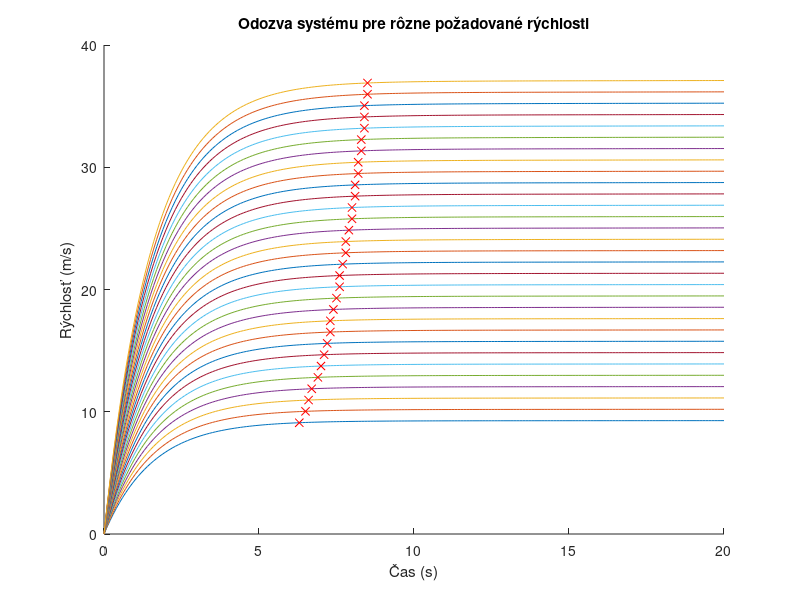
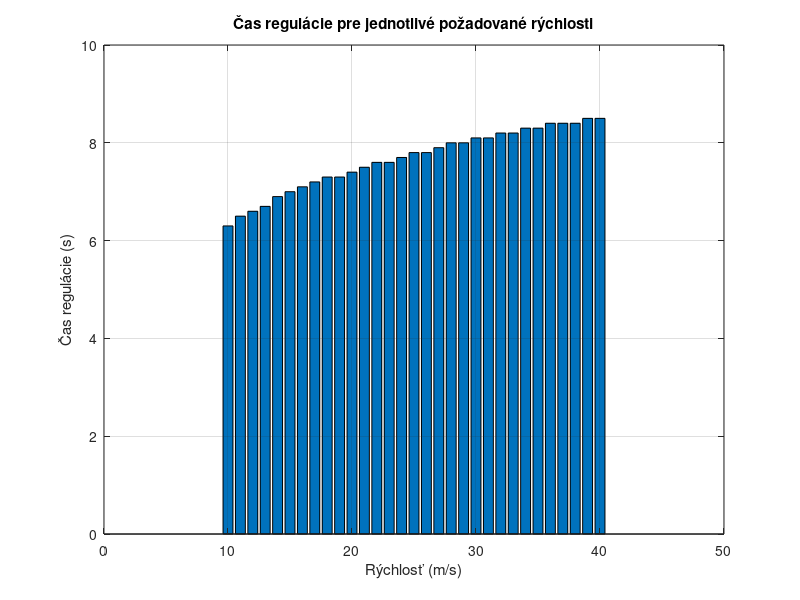
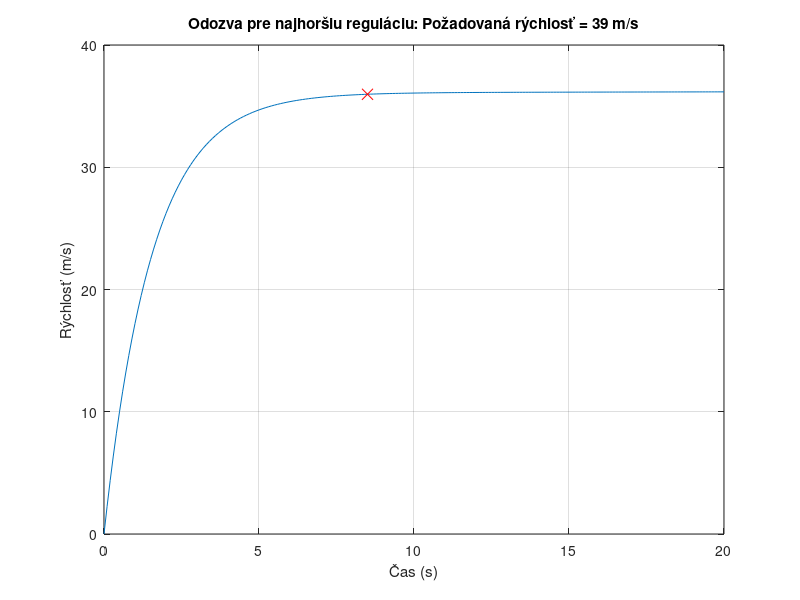

Write the MATLAB code that produced these figures, in order.
close all;

% Zakladne parametre
m = 1000;  % hmotnosť vozidla v kg
b = 50;    % koeficient odporu (sila trenia/odporu)
pozadovane_rychlosti = 10:1:40;  % požadované rýchlosti vozidla 

% Časový interval simulácie
t = 0:0.1:20;  

% Prevodová funkcia systému
s = tf('s');  
P_cruise = 1/(m * s + b);  % Tempomat

% Hodnoty pre PI regulátor
Kp = 600;  
Ki = 1;
C = pid(Kp, Ki);  

% Uzavretá slučka s PI regulátorom a systémom tempomatu
uzavreta_slucka = feedback(C * P_cruise, 1);  

% Tolerancia pre stabilitu
tolerancia = 0.01;  % povolená zmena hodnoty odozvy pre dosiahnutie stability

% Výpočet času regulácie pre jednotlivé rýchlosti
cas_regulacie = zeros(size(pozadovane_rychlosti));
najdlhsie_cas_regulacie = 0;
index_najhorsia_rychlost = 0;

% Graf odozvy pre každú požadovanú rýchlosť
figure;
hold on;
title('Odozva systému pre rôzne požadované rýchlosti');
xlabel('Čas (s)');
ylabel('Rýchlosť (m/s)');

for i = 1:length(pozadovane_rychlosti)
    r = pozadovane_rychlosti(i);  
    [odozva, cas_odozvy] = step(r * uzavreta_slucka, t);  % Odozva systému 

    % Rozdiely medzi po sebe idúcimi hodnotami odozvy
    rozdiely_odozvy = abs(diff(odozva));
    
    % Prvý index, kde odozva vstúpi a zostane v tolerančnom pásme
    index = find(rozdiely_odozvy < tolerancia, 1, 'first');
    
    % Overenie, či odozva zostáva v rámci malých rozdielov až do konca simulácie
    if ~isempty(index) && all(rozdiely_odozvy(index:end) < tolerancia)
        cas_regulacie(i) = cas_odozvy(index); 
    end

    % Plot odozvy pre danú rýchlosť
    plot(cas_odozvy, odozva, 'DisplayName', sprintf('Požadovaná rýchlosť = %d m/s', r));
    
    % čas regulácie na grafe
    if ~isnan(cas_regulacie(i))
        plot(cas_regulacie(i), odozva(index), 'rx');  
    end
    
    % Záznam najhoršej (najdlhšej) odozvy
    if cas_regulacie(i) > najdlhsie_cas_regulacie
        najdlhsie_cas_regulacie = cas_regulacie(i);
        index_najhorsia_rychlost = i;
    end
end

hold off;

% Graf regulácie pre jednotlivé rýchlosti
figure;
bar(pozadovane_rychlosti, cas_regulacie);
title('Čas regulácie pre jednotlivé požadované rýchlosti');
xlabel('Rýchlosť (m/s)');
ylabel('Čas regulácie (s)');
grid on;

% Graf najhoršej odozvy 
figure;
r_najhorsie = pozadovane_rychlosti(index_najhorsia_rychlost);  
[odozva_najhorsie, cas_odozvy_najhorsie] = step(r_najhorsie * uzavreta_slucka, t);

plot(cas_odozvy_najhorsie, odozva_najhorsie);
title(sprintf('Odozva pre najhoršiu reguláciu: Požadovaná rýchlosť = %d m/s', r_najhorsie));
xlabel('Čas (s)');
ylabel('Rýchlosť (m/s)');
grid on;

% Označenie času regulácie
index_najhorsie = find(cas_odozvy_najhorsie >= najdlhsie_cas_regulacie, 1, 'first');
hold on;
plot(najdlhsie_cas_regulacie, odozva_najhorsie(index_najhorsie), 'rx', 'MarkerSize', 8);
hold off;
